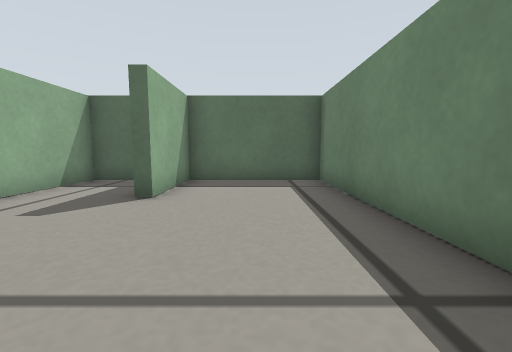
View 1 (above)

17 first-person views from a walk through a robot-simulator world made for Gazebo. The camera is 0.19 m above the floor, tilts 6° down and sees 90° across. The floor is counted in squares, 0.2 m on a side. Each view is taken from the middle of a square. On the plan, view 1 faces up. The plan holds only what a view shows up to about 11 squares ahead; the rest is blank. The place goes on beyond the plan.

View 2
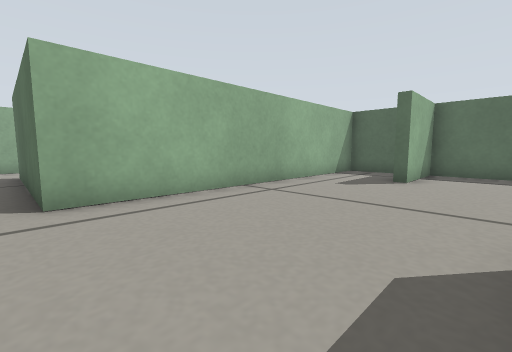

View 3
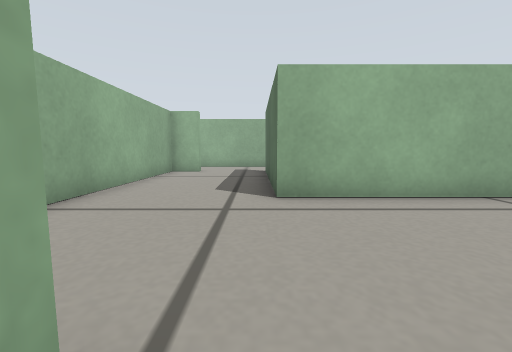

View 4
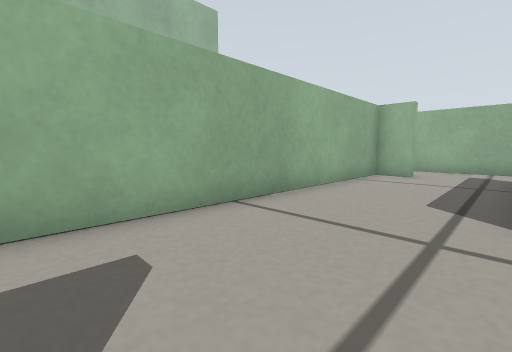

View 5
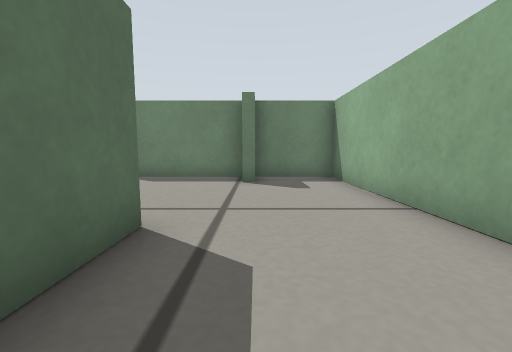

View 6
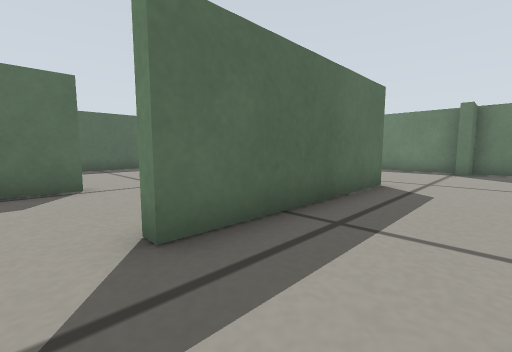

View 7
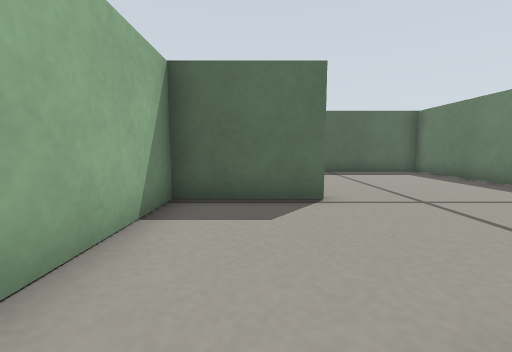

View 8
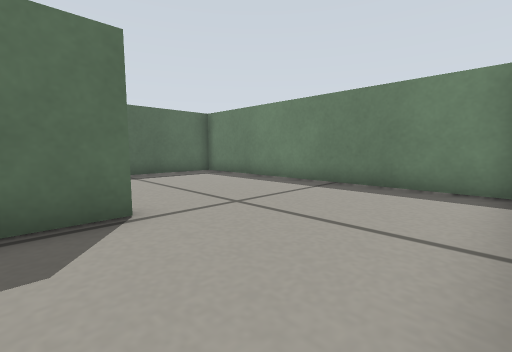

View 9
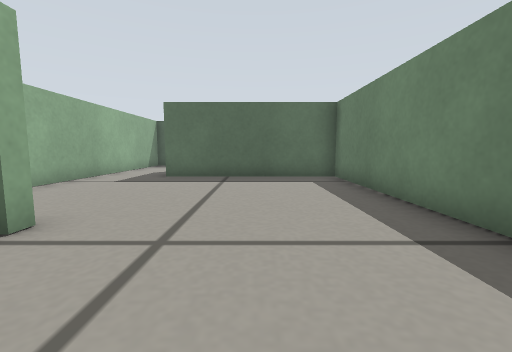

View 10
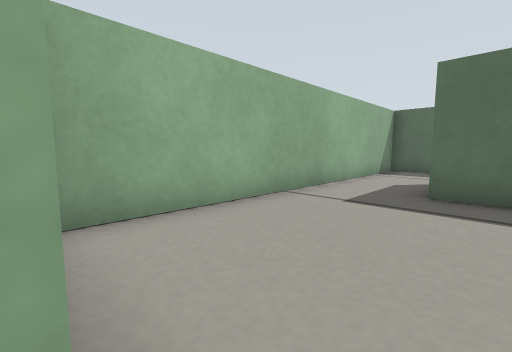

View 11
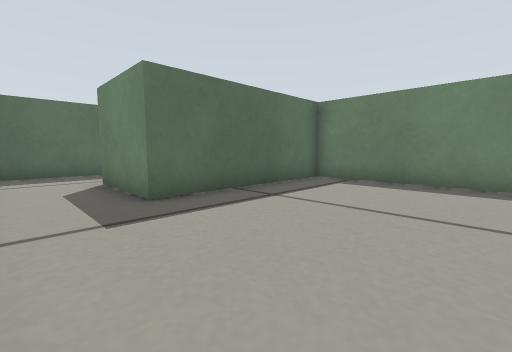

View 12
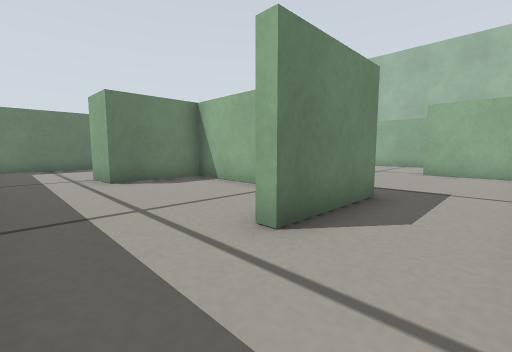

View 13
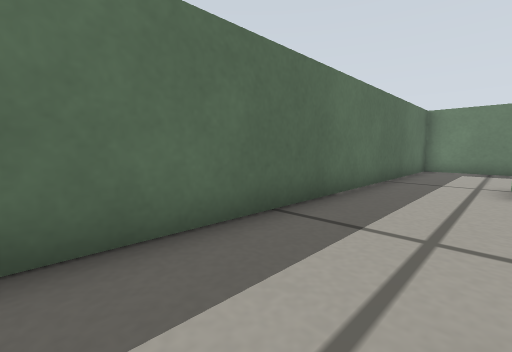

View 14
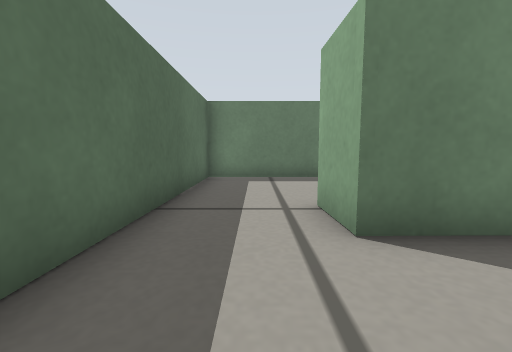

View 15
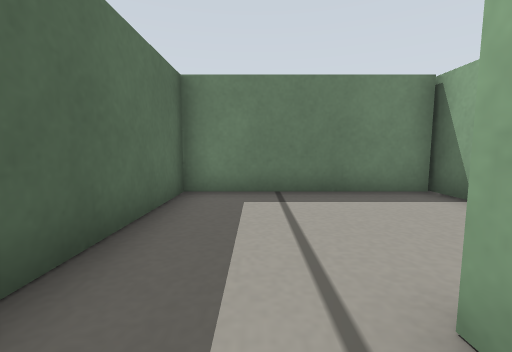

View 16
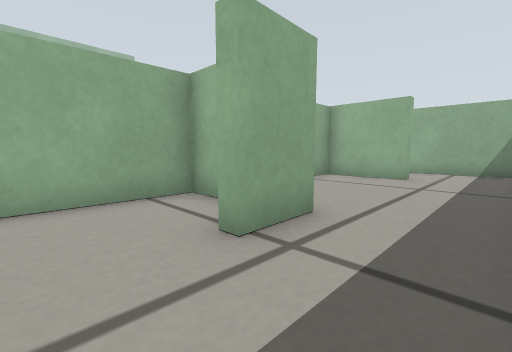

View 17
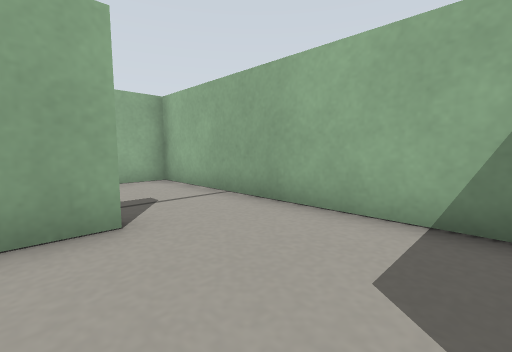

### Floor plan
Ten units are one square. View 1 is at (0, 0); x grows to the right and y downward. Boxes are objects, and circles mark ways between rooms. Rooms are numbered by the first view taken in them; rooms with no view inside come last. Other rooms are left out.
<svg viewBox="-141 -141 165 211">
<path fill="none" stroke="#000" d="M6 36 6 0M19 -17 19 -77 -20 -77 -20 -49M-112 54 -107 54 -107 65 6 65 6 40 -7 40 -7 35M-31 -77 -49 -77 -49 26 -111 26M-136 25 -136 65 -123 65M-107 -21 -107 -17 -136 -17 -136 25M-111 26 -111 22 -99 22M-53 21 -53 -26M-111 -77 -111 -107 -107 -107M-106 -136 -136 -136 -136 -24M-131 -21 -107 -21M-107 -107 -107 -81 -98 -81M-81 -81 -53 -81 -53 -109 -38 -110M-34 -136 -106 -136M-38 -110 -38 -105M-4 -81 9 -81M-49 -91 -49 -81 -19 -81M6 -81 6 -136 -34 -136M-53 -26 -53 -77 -111 -77"/>
<circle cx="-120" cy="20" r="3" fill="#2a7"/>
<circle cx="-80" cy="-20" r="3" fill="#2a7"/>
<circle cx="-110" cy="-120" r="3" fill="#2a7"/>
<circle cx="-110" cy="-50" r="3" fill="#2a7"/>
<circle cx="-45" cy="-125" r="3" fill="#2a7"/>
<text x="-40" y="10">1</text>
<text x="-100" y="0">2</text>
<text x="-120" y="-80">3</text>
<text x="-80" y="-110">4</text>
<text x="-20" y="-110">5</text>
<text x="-80" y="-50">6</text>
</svg>
Room 1 opens to room 2. Room 2 opens to room 6. Room 3 opens to room 4. Room 3 opens to room 6. Room 4 opens to room 5.

Where each view was taken, in squares from view 1:
view 1: 0 up, 0 right, facing up
view 2: 3 down, 0 right, facing up-left
view 3: 3 down, 0 right, facing left
view 4: 3 down, 1 left, facing down-left
view 5: 4 down, 8 left, facing right
view 6: 5 down, 12 left, facing up-right
view 7: 3 down, 12 left, facing up
view 8: 2 down, 12 left, facing up-right
view 9: 1 down, 8 left, facing up
view 10: 2 up, 10 left, facing up-left
view 11: 3 up, 13 left, facing up-right
view 12: 13 up, 13 left, facing down-right
view 13: 11 up, 12 left, facing up-right
view 14: 12 up, 8 left, facing right
view 15: 12 up, 5 left, facing right
view 16: 13 up, 2 left, facing down-left
view 17: 1 up, 10 left, facing down-left
